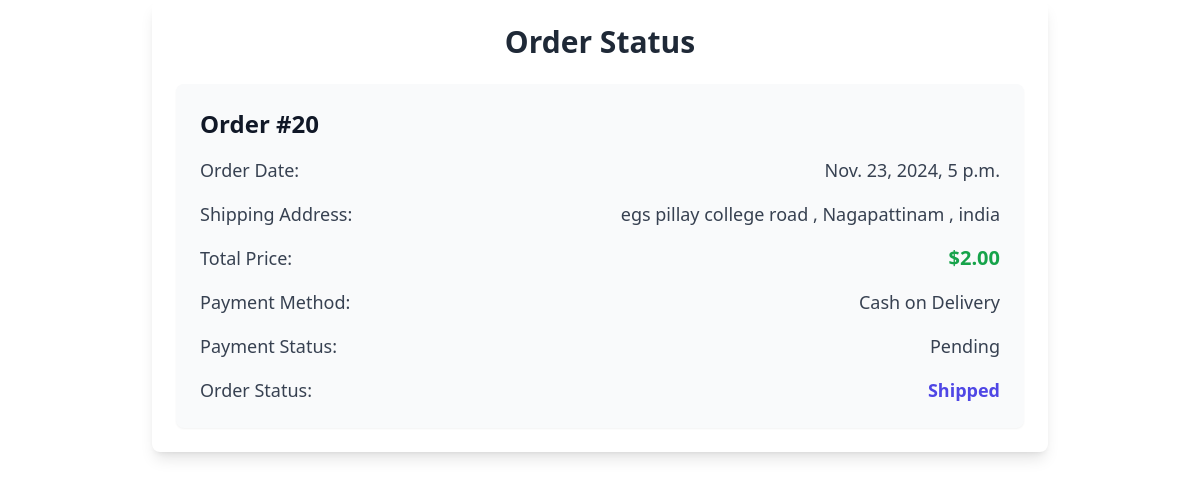
The app's page /order/20/status/ (signed in) with its own data.
### dhanish/models.py (models this page shows, shortened)
class Order(models.Model):
    user = models.ForeignKey(User, related_name="orders", on_delete=models.CASCADE)
    order_date = models.DateTimeField(auto_now_add=True)
    shipping_address = models.ForeignKey(Address, related_name="orders", on_delete=models.SET_NULL, null=True)
    total_price = models.DecimalField(max_digits=10, decimal_places=2, default=0.00)
    status = models.CharField(
        max_length=20,
        choices=[('Pending', 'Pending'), ('Shipped', 'Shipped'), ('Delivered', 'Delivered')],
        default='Pending'
    )
    payment_method = models.CharField(
        max_length=20,
        choices=[('COD', 'Cash on Delivery'), ('Online', 'Online Payment')],
        default='COD'
    )
    payment_status = models.CharField(
        max_length=20,
        choices=[('Pending', 'Pending'), ('Completed', 'Completed'), ('Failed', 'Failed')],
        default='Pending'
    )

class Address(models.Model):
    user = models.ForeignKey(User, related_name="addresses", on_delete=models.CASCADE)
    street_address = models.CharField(max_length=255)
    city = models.CharField(max_length=100)
    postal_code = models.CharField(max_length=20)
    country = models.CharField(max_length=100)
    phone_number = models.CharField(max_length=20)
    def __str__(self):
        return f"{self.street_address}, {self.city}, {self.country}"

### dhanish/views.py (the view)
# urls.py: path('order/<int:order_id>/status/', views.order_status, name='order_status'),
@login_required
@login_required
def order_status(request, order_id):
    order = get_object_or_404(Order, id=order_id, user=request.user)
    return render(request, 'order_status.html', {'order': order})

### dhanish/templates/order_status.html (shortened to what this page needs)
<!doctype html>
<html>
<head>
  <script src="https://cdn.tailwindcss.com"></script>
</head>
<body>
  <div class="max-w-4xl mx-auto p-6 bg-white shadow-lg rounded-lg">
    <h1 class="text-3xl font-semibold text-center text-gray-800 mb-6">Order Status</h1>
    <div class="bg-gray-50 p-6 rounded-lg shadow-sm">
      <h3 class="text-2xl font-semibold text-gray-900 mb-4">Order #{{ order.id }}</h3>
      <div class="space-y-4">
        <div class="flex justify-between text-lg text-gray-700">
          <span class="font-medium">Order Date:</span>
          <span>{{ order.order_date }}</span>
        </div>
        <div class="flex justify-between text-lg text-gray-700">
          <span class="font-medium">Shipping Address:</span>
          <span>{{ order.shipping_address }}</span>
        </div>
        <div class="flex justify-between text-lg text-gray-700">
          <span class="font-medium">Total Price:</span>
          <span class="text-xl font-semibold text-green-600">${{ order.total_price }}</span>
        </div>
        <div class="flex justify-between text-lg text-gray-700">
          <span class="font-medium">Payment Method:</span>
          <span>{{ order.get_payment_method_display }}</span>
        </div>
        <div class="flex justify-between text-lg text-gray-700">
          <span class="font-medium">Payment Status:</span>
          <span>{{ order.get_payment_status_display }}</span>
        </div>
        <div class="flex justify-between text-lg text-gray-700">
          <span class="font-medium">Order Status:</span>
          <span class="font-semibold text-indigo-600">{{ order.get_status_display }}</span>
        </div>
      </div>
    </div>
  </div>
</body>
</html>

### records on screen
Order: id "20", order_date "Nov. 23, 2024, 5 p.m.", shipping_address "egs pillay college road , Nagapattinam , india", total_price "2.00", payment_method "Cash on Delivery", payment_status "Pending", status "Shipped"
